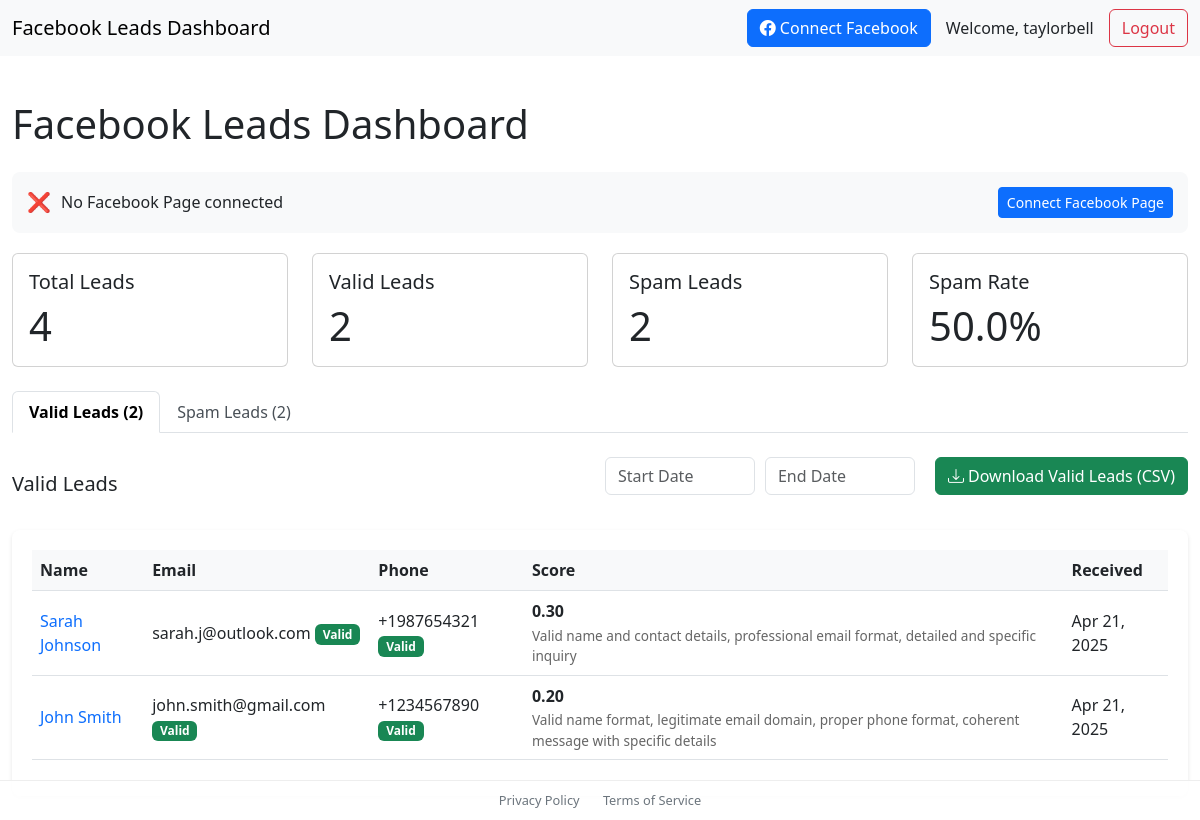
The app's page /dashboard/ (signed in) with its own data.
### leads/models.py (models this page shows, shortened)
class FacebookLead(models.Model):
    user = models.ForeignKey(User, on_delete=models.CASCADE, related_name='leads', null=True, blank=True)
    leadgen_id = models.CharField(max_length=100, unique=True)
    full_name = models.CharField(max_length=255, blank=True)
    email = models.EmailField(blank=True)
    phone = models.CharField(max_length=20, blank=True)
    message = models.TextField(null=True, blank=True)
    custom_fields = models.JSONField(default=dict)
    gpt_score = models.FloatField(default=0.0)
    gpt_reason = models.TextField(blank=True)
    total_score = models.FloatField(default=0.0)
    is_spam = models.BooleanField(default=False)
    is_valid_email = models.BooleanField(default=False)
    is_valid_phone = models.BooleanField(default=False)
    received_at = models.DateTimeField(auto_now_add=True)
    class Meta:
        ordering = ['-received_at']

### leads/views.py (the view)
# urls.py: path('dashboard/', views.lead_dashboard, name='dashboard'),
@login_required(login_url='leads:login')
def lead_dashboard(request):
    all_leads = FacebookLead.objects.filter(user=request.user).order_by('-received_at')
    facebook_page = FacebookPageConnection.objects.filter(user=request.user).first()
    valid_leads = all_leads.filter(is_spam=False)
    spam_leads = all_leads.filter(is_spam=True)
    valid_paginator = Paginator(valid_leads, 25)
    spam_paginator = Paginator(spam_leads, 25)
    valid_page = request.GET.get('valid_page', 1)
    spam_page = request.GET.get('spam_page', 1)
    valid_leads_page = valid_paginator.get_page(valid_page)
    spam_leads_page = spam_paginator.get_page(spam_page)
    total_leads = all_leads.count()
    valid_count = valid_leads.count()
    spam_count = spam_leads.count()
    spam_rate = round((spam_count / total_leads * 100) if total_leads > 0 else 0, 1)
    context = {
        'valid_leads': valid_leads_page,
        'spam_leads': spam_leads_page,
        'total_leads': total_leads,
        'valid_count': valid_count,
        'spam_count': spam_count,
        'spam_rate': spam_rate,
        'facebook_page': facebook_page,
    }
    return render(request, 'leads/leads_dashboard.html', context)

### leads/templates/leads/leads_dashboard.html (shortened to what this page needs)
<!DOCTYPE html>
<html lang="en">
<head>
    <link href="https://cdn.jsdelivr.net/npm/bootstrap@5.3.0/dist/css/bootstrap.min.css" rel="stylesheet">
    <link rel="stylesheet" href="https://cdn.jsdelivr.net/npm/bootstrap-icons@1.7.2/font/bootstrap-icons.css">
    <link rel="stylesheet" href="https://cdn.jsdelivr.net/npm/flatpickr/dist/flatpickr.min.css">
</head>
<body>
    <nav class="navbar navbar-expand-lg navbar-light bg-light">
        <div class="container-fluid">
            <a class="navbar-brand" href="{% url 'leads:dashboard' %}">Facebook Leads Dashboard</a>
            <div class="d-flex align-items-center">
                <a href="{% url 'leads:facebook_connect' %}" class="btn btn-primary connect-btn">
                    <i class="bi bi-facebook"></i> Connect Facebook
                </a>
                <span class="user-info">Welcome, {{ user.username }}</span>
                <a href="{% url 'leads:logout' %}" class="btn btn-outline-danger">Logout</a>
            </div>
        </div>
    </nav>
    <div class="container-fluid py-4">
        <h1 class="mb-4">Facebook Leads Dashboard</h1>
        <div class="facebook-status">
            {% if facebook_page %}
                <div class="status-text">
                    <span class="status-icon status-connected">✅</span>
                    <span>Connected to <span class="page-name">{{ facebook_page.page_name }}</span></span>
                </div>
                <form action="{% url 'leads:disconnect_page' facebook_page.page_id %}" method="post" style="display: inline;">
                    {% csrf_token %}
                    <button type="submit" class="btn btn-outline-danger btn-sm disconnect-btn"
                            onclick="return confirm('Are you sure you want to disconnect this Facebook Page? This will stop receiving new leads from this page.')">
                        Disconnect Page
                    </button>
                </form>
            {% else %}
                <div class="status-text">
                    <span class="status-icon status-disconnected">❌</span>
                    <span>No Facebook Page connected</span>
                </div>
                <a href="{% url 'leads:facebook_connect' %}" class="btn btn-primary btn-sm">
                    Connect Facebook Page
                </a>
            {% endif %}
        </div>
        <div class="row mb-4">
            <div class="col-md-3">
                <div class="card">
                    <div class="card-body">
                        <h5 class="card-title">Total Leads</h5>
                        <p class="card-text display-6">{{ total_leads }}</p>
                    </div>
                </div>
            </div>
            <div class="col-md-3">
                <div class="card">
                    <div class="card-body">
                        <h5 class="card-title">Valid Leads</h5>
                        <p class="card-text display-6">{{ valid_count }}</p>
                    </div>
                </div>
            </div>
            <div class="col-md-3">
                <div class="card">
                    <div class="card-body">
                        <h5 class="card-title">Spam Leads</h5>
                        <p class="card-text display-6">{{ spam_count }}</p>
                    </div>
                </div>
            </div>
            <div class="col-md-3">
                <div class="card">
                    <div class="card-body">
                        <h5 class="card-title">Spam Rate</h5>
                        <p class="card-text display-6">
                            {{ spam_rate }}%
                        </p>
                    </div>
                </div>
            </div>
        </div>
        <ul class="nav nav-tabs mb-4" id="leadsTab" role="tablist">
            <li class="nav-item" role="presentation">
                <button class="nav-link active" id="valid-tab" data-bs-toggle="tab" data-bs-target="#valid" type="button" role="tab">
                    Valid Leads ({{ valid_count }})
                </button>
            </li>
            <li class="nav-item" role="presentation">
                <button class="nav-link" id="spam-tab" data-bs-toggle="tab" data-bs-target="#spam" type="button" role="tab">
                    Spam Leads ({{ spam_count }})
                </button>
            </li>
        </ul>
        <div class="tab-content" id="leadsTabContent">
            <div class="tab-pane fade show active" id="valid" role="tabpanel">
                <div class="d-flex justify-content-between align-items-center mb-3">
                    <h3 class="h5 mb-0">Valid Leads</h3>
                    <div class="date-filters">
                        <input type="text" class="form-control date-input" id="startDate" placeholder="Start Date">
                        <input type="text" class="form-control date-input" id="endDate" placeholder="End Date">
                        <a href="#" class="btn btn-success download-btn" id="exportBtn">
                            <i class="bi bi-download"></i> Download Valid Leads (CSV)
                        </a>
                    </div>
                </div>
                <div class="table-container">
                    <table class="table table-hover">
                        <thead>
                            <tr>
                                <th>Name</th>
                                <th>Email</th>
                                <th>Phone</th>
                                <th>Score</th>
                                <th>Received</th>
                            </tr>
                        </thead>
                        <tbody>
                            {% for lead in valid_leads %}
                                <tr>
                                    <td>
                                        <a href="{% url 'leads:lead_detail' lead.pk %}" class="lead-link">
                                            {{ lead.full_name }}
                                        </a>
                                    </td>
                                    <td>
                                        {{ lead.email }}
                                        {% if lead.is_valid_email %}
                                            <span class="badge badge-valid">Valid</span>
                                        {% else %}
                                            <span class="badge badge-invalid">Invalid</span>
                                        {% endif %}
                                    </td>
                                    <td>
                                        {{ lead.phone }}
                                        {% if lead.is_valid_phone %}
                                            <span class="badge badge-valid">Valid</span>
                                        {% else %}
                                            <span class="badge badge-invalid">Invalid</span>
                                        {% endif %}
                                    </td>
                                    <td>
                                        <span class="gpt-score">{{ lead.gpt_score|floatformat:2 }}</span>
                                        {% if lead.gpt_reason %}
                                            <div class="gpt-reason">{{ lead.gpt_reason }}</div>
                                        {% endif %}
                                    </td>
                                    <td>{{ lead.received_at|date:"M j, Y" }}</td>
                                </tr>
                            {% endfor %}
                        </tbody>
                    </table>
                </div>
            </div>
        </div>
    </div>
    <div class="footer-links">
        <a href="{% url 'leads:privacy_policy' %}">Privacy Policy</a>
        <a href="{% url 'leads:terms_of_service' %}">Terms of Service</a>
    </div>
</body>
</html>

### leads/templates/leads/leads_dashboard.html (style rules this page uses)
.nav-tabs .nav-link { color: #495057; }
.nav-tabs .nav-link.active { font-weight: bold; }
.table th { background-color: #f8f9fa; }
.gpt-score { font-weight: bold; }
.gpt-reason { font-size: 0.85em; color: #666; margin-top: 0.2em; }
.navbar { margin-bottom: 20px; }
.user-info { margin-right: 15px; }
.connect-btn { margin-right: 15px; }
.table-container { background-color: white; border-radius: 8px; box-shadow: 0 2px 4px rgba(0,0,0,0.1); padding: 20px; margin-top: 20px; }
.badge-valid { background-color: #198754; color: white; }
.table th { background-color: #f8f9fa; font-weight: 600; }
.table td { vertical-align: middle; }
.lead-link { color: #0d6efd; text-decoration: none; }
.download-btn { margin-left: 10px; }
.date-filters { display: flex; align-items: center; gap: 10px; margin-bottom: 15px; }
.date-input { width: 150px; }
.footer-links { position: fixed; bottom: 0; left: 0; right: 0; padding: 10px; background: rgba(255, 255, 255, 0.9); text-align: center; font-size: 0.8em; border-top: 1px solid #eee; }
.footer-links a { color: #6c757d; text-decoration: none; margin: 0 10px; }
.facebook-status { background-color: #f8f9fa; border-radius: 8px; padding: 15px; margin-bottom: 20px; display: flex; align-items: center; justify-content: space-between; }
.facebook-status .status-text { display: flex; align-items: center; gap: 10px; }
.facebook-status .status-icon { font-size: 1.2em; }
.status-disconnected { color: #dc3545; }

### records on screen
FacebookLead: full_name "Sarah Johnson", email "sarah.j@outlook.com", is_valid_email "Valid", phone "+1987654321", is_valid_phone "Valid", gpt_score "0.30", gpt_reason "Valid name and contact details, professional email format, detailed and specific inquiry", received_at "Apr 21, 2025"
FacebookLead: full_name "John Smith", email "john.smith@gmail.com", is_valid_email "Valid", phone "+1234567890", is_valid_phone "Valid", gpt_score "0.20", gpt_reason "Valid name format, legitimate email domain, proper phone format, coherent message with specific details", received_at "Apr 21, 2025"

### other values on screen
{{ user.username }} "taylorbell"
{{ total_leads }} "4"
{{ valid_count }} "2"
{{ spam_count }} "2"
{{ spam_rate }} "50.0"
